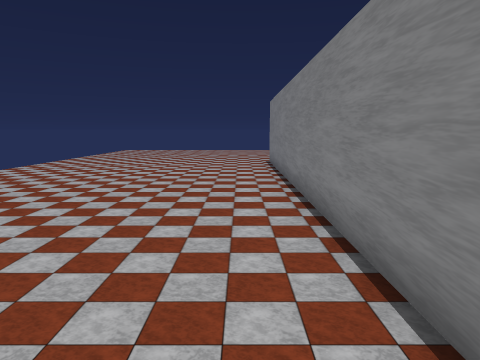
View 1 (above)

23 first-person views from a walk through a scene from a Unity 3-D project. The camera is 1.5 m above the floor, tilts 8° down and sees 70° across. The floor is counted in squares, 1 m on a side. Each view is taken from the middle of a square. On the plan, view 1 faces up. The plan holds only what a view shows up to about 16 squares ahead; the rest is blank. The place goes on beyond the plan. The player is left out. Some animated figures are not drawn.

View 2
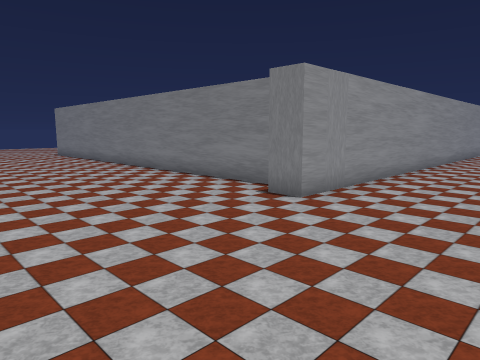

View 3
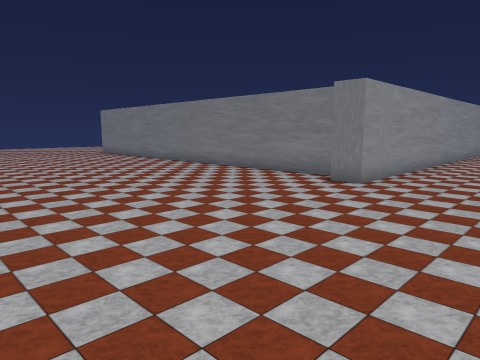

View 4
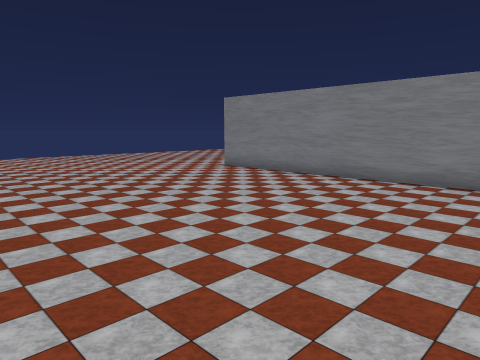

View 5
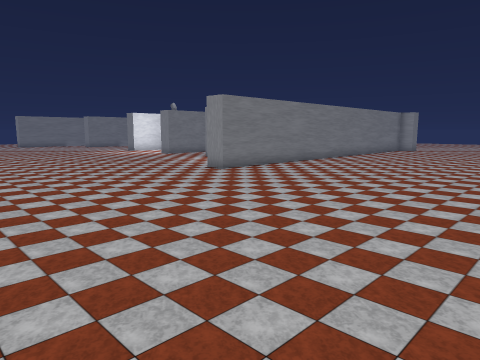

View 6
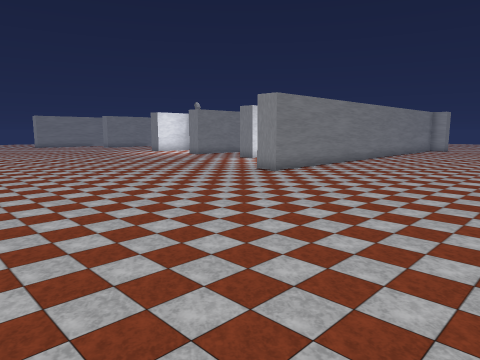

View 7
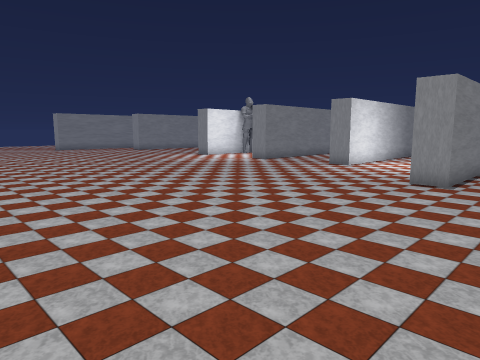

View 8
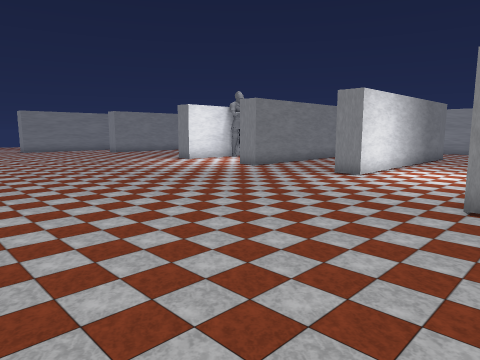

View 9
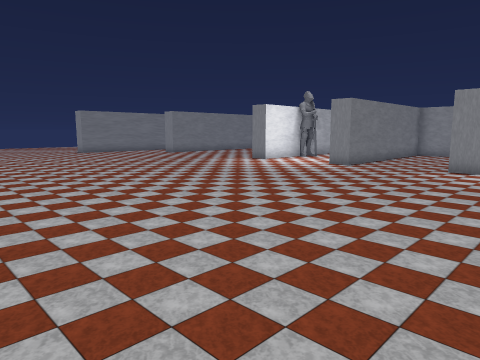

View 10
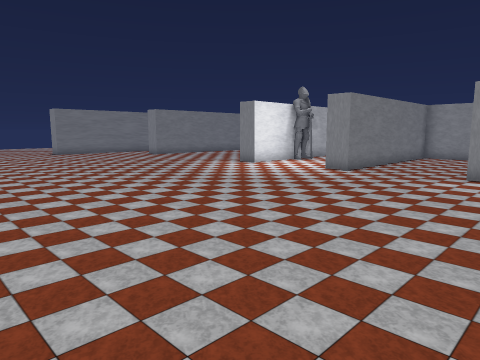

View 11
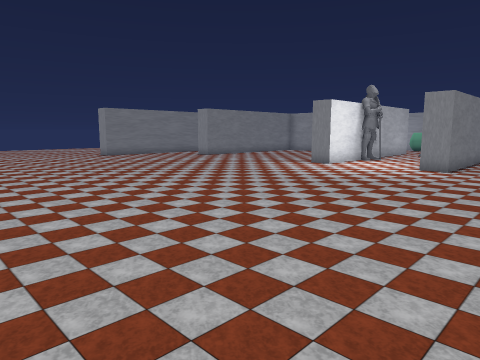

View 12
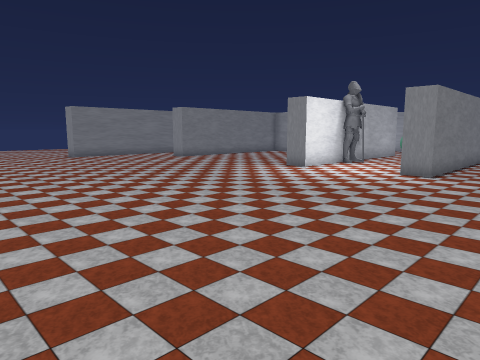

View 13
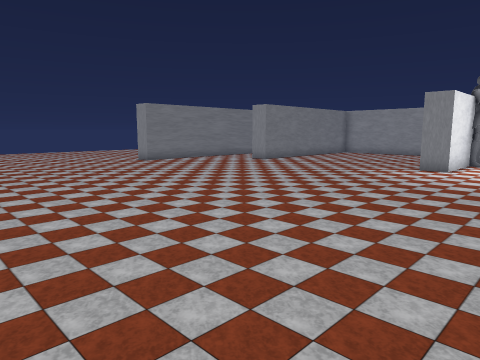

View 14
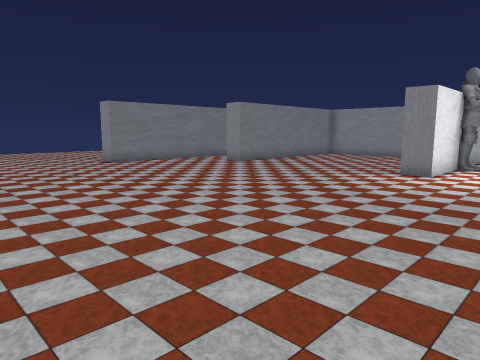

View 15
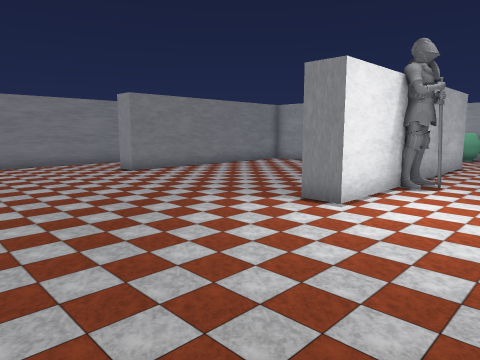

View 16
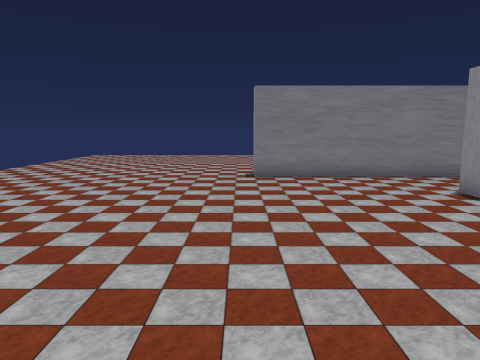

View 17
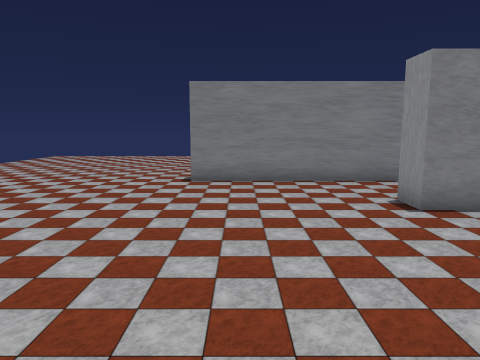

View 18
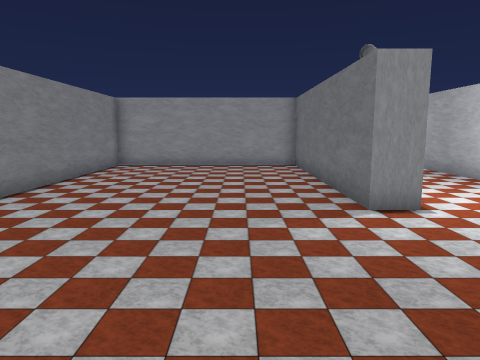

View 19
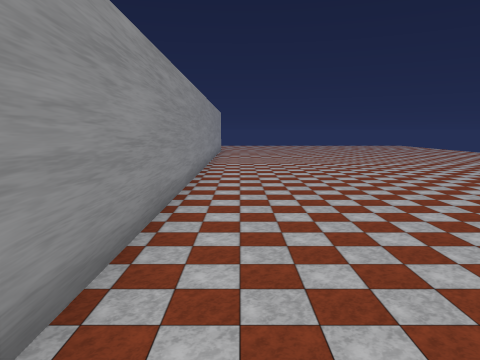

View 20
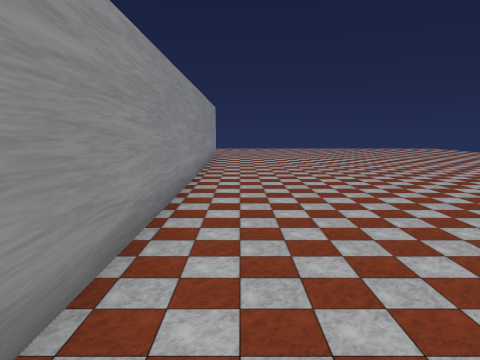

View 21
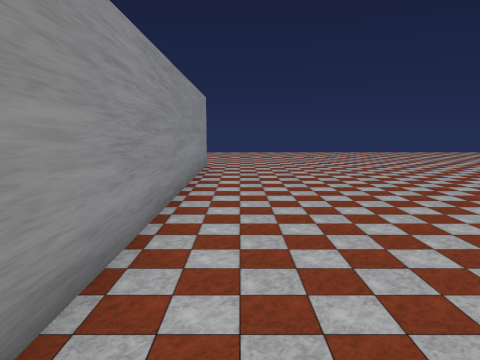

View 22
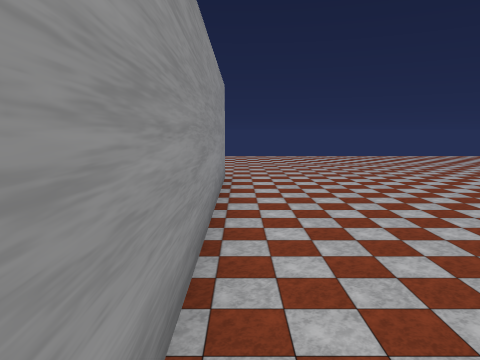

View 23
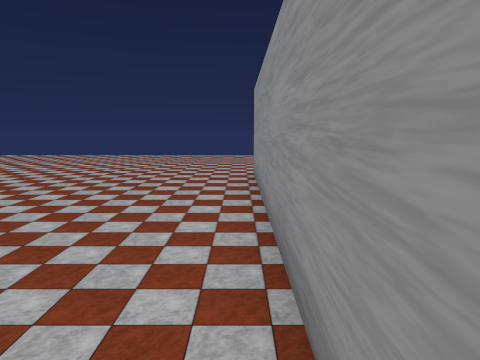

### Floor plan
Points are (right, up) in squares from view 1. A wall is a line through its corners. A room is listed if a view was taken in it or the views show most of it. See-through windows are left out.
Room 1 (views 1, 2, 3, 4, 5, 6, 7, 8, 9, 10, 11, 12, 13, 14, 15, 16, 17, 18, 19, 20, 21, 22, 23)
walls: (12.5, 9.4) (12.5, 6); (11.5, 6.6) (11.5, 13.5) (12.5, 13.5); (6.5, 7.6) (6.5, 13.5) (7.5, 13.5); (16.5, 3.4) (16.5, 13.5) (17.5, 13.5) (17.5, 4.5) (25.5, 4.5) (25.5, 13.5) (26.5, 13.5); (1.5, -1) (1.5, 17.5) (2.5, 17.5); (29.5, 11.5) (29.5, 18.5); (30.4, -2.5) (0.5, -2.5) (0.5, -1.5)
objects: statue (16, 9) to (16, 10)

Positions as (right, up) in squares from view 1, and headings:
1: (0, 0), facing up
2: (-6, -7), facing up-right
3: (-9, -7), facing up-right
4: (-9, 6), facing up-right
5: (-9, 27), facing down-right
6: (-7, 28), facing down-right
7: (-1, 28), facing down-right
8: (1, 25), facing down-right
9: (4, 28), facing down-right
10: (5, 26), facing down-right
11: (8, 28), facing down-right
12: (8, 26), facing down-right
13: (13, 28), facing down-right
14: (13, 26), facing down-right
15: (13, 20), facing down-right
16: (18, 19), facing right
17: (19, 17), facing right
18: (20, 20), facing down
19: (3, -4), facing right
20: (9, -4), facing right
21: (15, -4), facing right
22: (19, -3), facing right
23: (13, -3), facing left
